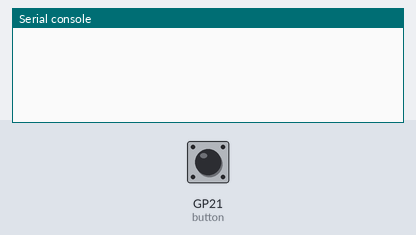
The program below on a simulated Raspberry Pi Pico running MicroPython. Shown: the last lines printed to the serial console. The test bench sets the inputs (shaded band); at power-on: GP21 (button) HIGH.

Above: at 1.2 s.
1.3 s: GP21 (button) pulled LOW for 0.15 s
At 2.7 s:
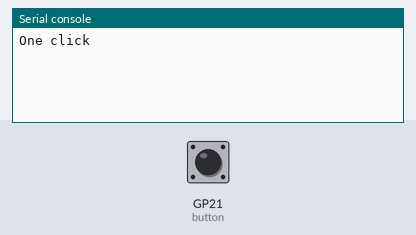
3.0 s: GP21 (button) pulled LOW for 1 s
At 4.4 s:
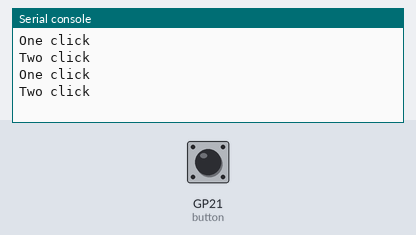

The program:

two_clicks.py
```python
from picozero import LED, Button
from time import sleep
from machine import Timer

button = Button(21)
c = 0
while True:
    if button.is_pressed:


        c+=1
        sleep(0.2)
        if c == 1:
            print("One click")
        elif c == 2:
            print("Two click")
            sleep(0.2)
            c=0
        
```

Measured:
- after the input at 1.3 s, the serial console: prints a new line after 0.22 s (image 1)
- after the input at 3.0 s, the serial console: prints a new line after 0.22 s (image 2)
